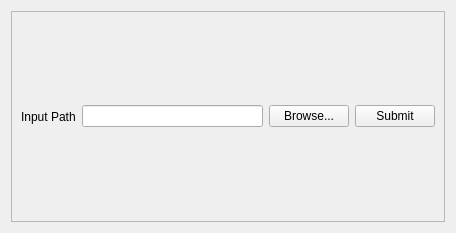
<?xml version="1.0" encoding="UTF-8"?>
<ui version="4.0">
 <class>InputForm</class>
 <widget class="QWidget" name="InputForm">
  <property name="geometry">
   <rect>
    <x>0</x>
    <y>0</y>
    <width>456</width>
    <height>233</height>
   </rect>
  </property>
  <property name="windowTitle">
   <string>Form</string>
  </property>
  <layout class="QGridLayout" name="gridLayout">
   <item row="0" column="0">
    <widget class="QFrame" name="frame">
     <property name="frameShape">
      <enum>QFrame::StyledPanel</enum>
     </property>
     <property name="frameShadow">
      <enum>QFrame::Raised</enum>
     </property>
     <layout class="QHBoxLayout" name="horizontalLayout">
      <item>
       <widget class="QLabel" name="label">
        <property name="text">
         <string>Input Path</string>
        </property>
       </widget>
      </item>
      <item>
       <widget class="QLineEdit" name="lineEdit"/>
      </item>
      <item>
       <widget class="QPushButton" name="pushButton_path">
        <property name="text">
         <string>Browse...</string>
        </property>
       </widget>
      </item>
      <item>
       <widget class="QPushButton" name="pushButton_submit">
        <property name="text">
         <string>Submit</string>
        </property>
       </widget>
      </item>
     </layout>
    </widget>
   </item>
  </layout>
 </widget>
 <resources/>
 <connections/>
</ui>
